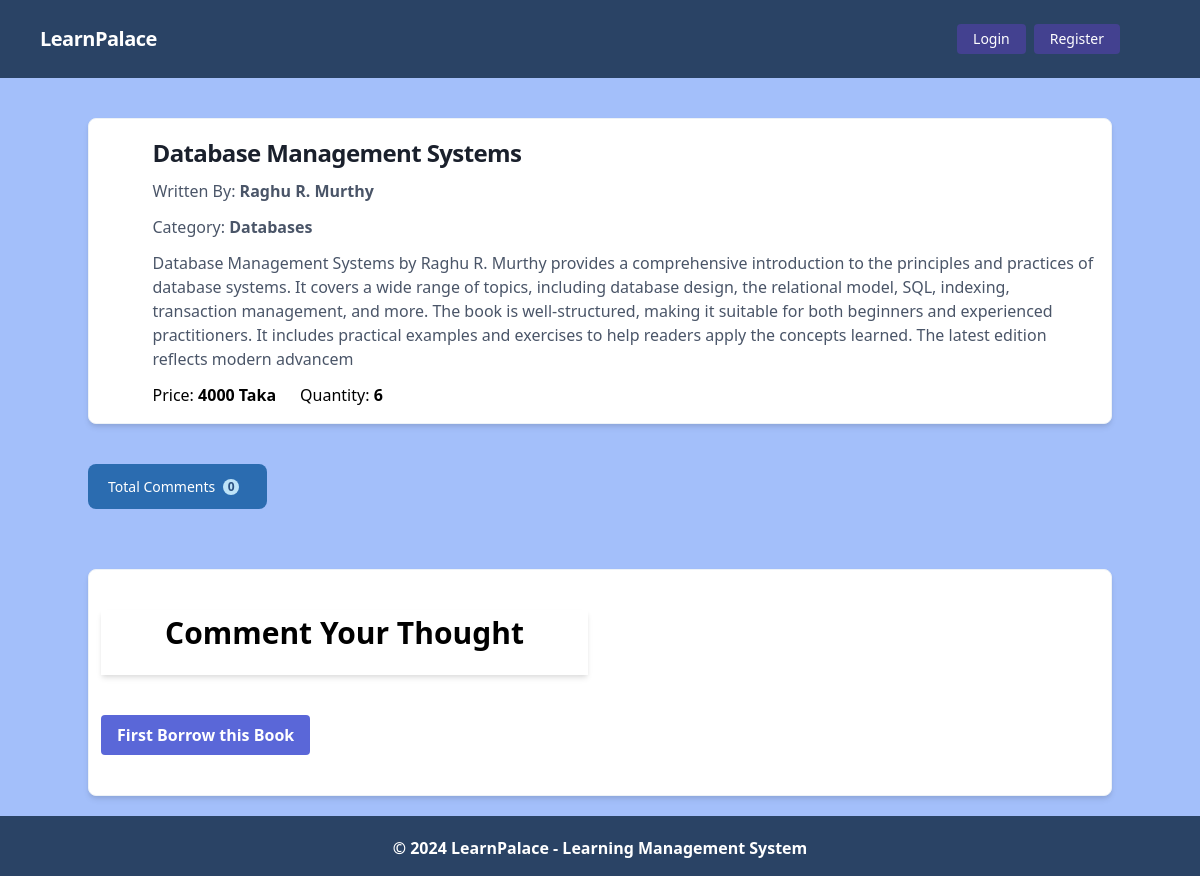
/books/bookDetails/8/, run on an earlier commit of the app's database.
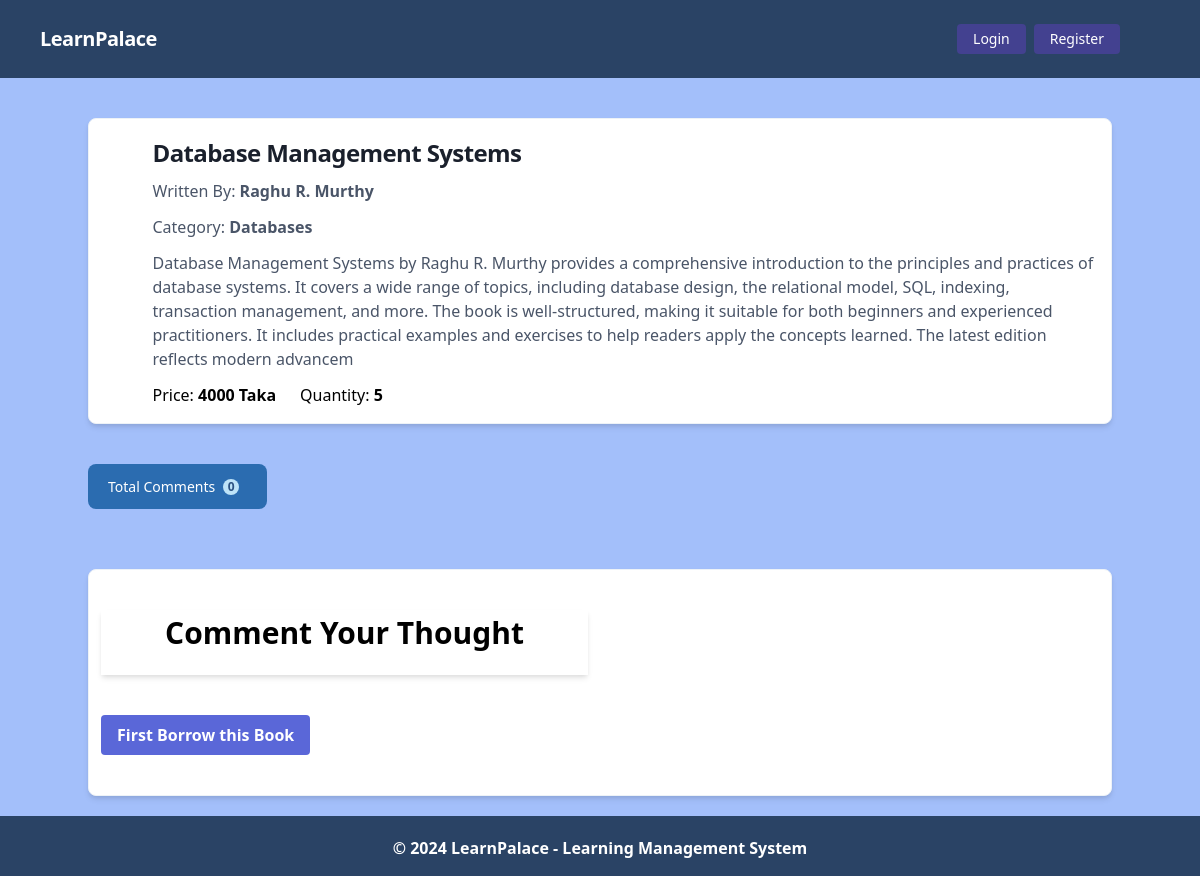
And on a later commit of the database.
### books/models.py (models this page shows, shortened)
class BookModel(models.Model):
    book_name = models.CharField(max_length=100)
    author_name = models.CharField(max_length=100, blank=True, null=True)
    description = models.CharField(max_length=500)
    quantity = models.IntegerField()
    price = models.IntegerField()
    category = models.ForeignKey(BookCategoryModel, on_delete=models.CASCADE)
    book_img = models.ImageField(upload_to='book/media/uploads/')

class BookCategoryModel(models.Model):
    name = models.CharField(max_length=50)
    slug = models.SlugField(max_length=100, unique=True)
    def __str__(self):
        return self.name

### books/views.py (the view, shortened to what this page needs)
# urls.py: path('bookDetails/<int:id>/', views.bookDetailsView.as_view(), name='bookDetails'),
class bookDetailsView(DetailView):
    model = models.BookModel
    template_name = 'books/books_details.html'
    pk_url_kwarg = 'id'
    def get_context_data(self, **kwargs):
        context = super().get_context_data(**kwargs)
        book = self.object
        comments = book.comments.all()
        comment_form = forms.CommentsForm()
        for field in comment_form.fields.values():
            field.widget.attrs.update({
                'class': (
                    'appearance-none block w-full bg-gray-200 '
                    'text-gray-700 border border-gray-200 rounded '
                    'py-3 px-4 leading-tight focus:outline-none '
                    'focus:bg-white focus:border-gray-500'
                )
            })
        context['book'] = book
        context['comments'] = comments
        context['comment_form'] = comment_form
        if self.request.user.is_authenticated:
            context['is_borrowed'] = models.BookBorrowModel.objects.filter(borrowed_by=self.request.user, book_name=book).exists()
        else:
            context['is_borrowed'] = False
        return context

### books/templates/books/books_details.html (shortened to what this page needs)
{% extends 'base.html' %}
{% load static %}
{% block content %}
<div class="flex shadow-md  mt-10 flex-col items-center bg-white border border-gray-200 rounded-lg shadow md:flex-row   hover:bg-gray-100 dark:border-gray-700 dark:bg-gray-800 dark:hover:bg-gray-700">
  <div class="flex flex-col justify-between p-4 leading-normal">
      <h5 class="mb-2 text-2xl font-bold tracking-tight text-gray-900 dark:text-white">{{ book.book_name }} </h5>
      <p class="mb-3 font-normal text-gray-700 dark:text-gray-400 ">Written By: <span class="font-bold">  {{ book.author_name }} </span></p>
      <p class="mb-3 font-normal text-gray-700 dark:text-gray-400 ">Category: <span class="font-bold">  {{ book.category }} </span></p>
      <p class="mb-3 font-normal text-gray-700 dark:text-gray-400"> {{ book.description }} </p>
      <div class="flex justify-between">
        <div class="flex gap-6">
          <p> <span> Price: </span> <span class="font-bold">  {{ book.price }} Taka </span> </p>
          <p> <span class=""> Quantity: </span> <span class="font-bold"> {{ book.quantity }} </span> </p>
        </div>
      </div>
  </div>
</div>
<div class=" mt-10 ">
  <button type="button" class="inline-flex items-center px-5 py-3 mb-5 text-sm font-medium text-center text-white bg-blue-700 rounded-lg hover:bg-blue-800 focus:ring-4 focus:outline-none focus:ring-blue-300 dark:bg-blue-600 dark:hover:bg-blue-700 dark:focus:ring-blue-800">
    Total Comments
    <span class="inline-flex items-center mx-2 justify-center w-4 h-4 ms-2 text-xs font-semibold text-blue-800 bg-blue-200 rounded-full">
      {{ comments | length }}
    </span>
  </button>
</div>
<div class="flex shadow-md  mt-10 flex-col items-start bg-white border border-gray-200 rounded-lg shadow md:flex-row   hover:bg-gray-100 dark:border-gray-700 dark:bg-gray-800 dark:hover:bg-gray-700">
  <div class="w-full md:h-auto md:w-1/2 " >
    <div class="bg-white px-3 py-4 rounded-xl my-6">
        <h1 class="font-bold text-3xl text-center pb-5 shadow-md">Comment Your Thought</h1>
        <div class="w-full mt-10">
          {% if is_borrowed %}
            <form method="post" class="bg-white shadow-md rounded px-8 pt-6 pb-8 mb-4">
                {% csrf_token %} {% for hidden_field in form.hidden_fields %} {{ hidden_field.errors }} {{ hidden_field }} {% endfor %}
                <div class="flex flex-wrap -mx-3 mb-6">
                    <div class="w-full md:w-2/2 px-3 mb-6 md:mb-0">
                        <label class="block uppercase tracking-wide text-gray-700 text-xs font-bold mb-2" for="{{ comment_form.comment.id_for_label }}">
                            {{ comment_form.comment.label }}
                        </label> {{ comment_form.comment }} {% if comment_form.comment.errors %} {% for error in comment_form.comment.errors %}
                        <p class="text-red-600 text-sm italic pb-2">{{ error }}</p>
                        {% endfor %} {% endif %}
                    </div>
                    <div class="w-full md:w-2/2 px-3 mt-3 mb-6 md:mb-0">
                        <label class="block uppercase tracking-wide text-gray-700 text-xs font-bold mb-2" for="{{ comment_form.book_rating.id_for_label }}">
                            {{ comment_form.book_rating.label }}
                        </label> {{ comment_form.book_rating }} {% if comment_form.book_rating.errors %} {% for error in comment_form.book_rating.errors %}
                        <p class="text-red-600 text-sm italic pb-2">{{ error }}</p>
                        {% endfor %} {% endif %}
                    </div>
                </div>
                <div class="flex items-center justify-between">
                    <button class="hover:bg-blue-900 bg-indigo-600 text-white font-bold py-2 px-4 rounded focus:outline-none focus:shadow-outline" type="submit">
                        Add Comment
                    </button>
                </div>
            </form>
            {% else %}
            <button disabled class=" disabled hover:bg-blue-900 bg-indigo-600 text-white font-bold py-2 px-4 rounded focus:outline-none focus:shadow-outline" >
              First Borrow this Book
            </button>
            {% endif %}
        </div>
    </div>
  </div>
  <div class=" md:w-1/2 flex flex-wrap justify-between gap-2 p-4 leading-normal">
  </div>
</div>
{% endblock %}

### core/templates/base.html (shortened to what this page needs)
{% load static %}
<!DOCTYPE html>
<html lang="en">
    <head>
        <link href="https://unpkg.com/tailwindcss@^1.0/dist/tailwind.min.css" rel="stylesheet">
    </head>
    <body class="bg-indigo-300">
        {% include 'navbar.html' %}
        {% block body %}
            <div class="lg:container lg:mx-auto" id="main">
                {% block content %}
                {% endblock %}
            </div>
            {% include 'footer.html' %}
        {% endblock %}
    </body>
</html>

### core/templates/navbar.html (shortened to what this page needs)
<nav class="flex bg-blue-900 items-center justify-between flex-wrap bg-white p-6 px-10">
    <div class="flex items-center flex-shrink-0 text-white mr-6">
        <span class="font-semibold text-xl tracking-tight text-white"><a href="/">LearnPalace</a></span>
    </div>
    <div class="w-full block flex-grow lg:flex lg:items-center lg:w-auto px-10">
        {% if request.user.is_authenticated %}
            <div class="text-md lg:flex-grow">
                {% if request.user.is_superuser %}
                    <a href=" {% url 'addBookCategory' %} " class="block font-bold mt-4 lg:inline-block lg:mt-0 text-indigo-300 hover:text-purple-600 hover:font-black-900 mr-4"> Add Category </a>
                    <a href=" {% url 'addBookDetails' %} " class="block font-bold mt-4 lg:inline-block lg:mt-0 text-indigo-300 hover:text-purple-600 hover:font-black-900 mr-4"> Add Book </a>
                {% else %}
                <a href=" {% url 'borrowreport' %} " class="block font-bold mt-4 lg:inline-block lg:mt-0 text-indigo-300 hover:text-purple-600 hover:font-black-900 mr-4"> Borrow History </a>
                <a href=" {% url 'deposit_money' %} " class="block font-bold mt-4 lg:inline-block lg:mt-0 text-indigo-300 hover:text-purple-600 hover:font-black-900 mr-4"> Deposit </a>
                <a href=" {% url 'transaction_report' %} " class="block font-bold mt-4 lg:inline-block lg:mt-0 text-indigo-300 hover:text-purple-600 hover:font-black-900 mr-4"> Deposits History </a>
                {% endif %}
            </div>
            <div class="flex w-auto">
                <div class="text-indigo-300 my-auto font-black px-5">Welcome, {{request.user}}  - {{ request.user.account.balance }} </div>
                <a href=" {% url 'profile' %} " class="mx-2 inline-block font-medium text-sm px-4 py-2 leading-none bg-indigo-800 rounded text-white border-white hover:border-transparent hover:text-dark hover:bg-indigo-300 mt-4 lg:mt-0">Profile</a>
                <a href=" {% url 'change_password' %} " class="mx-2 inline-block font-medium text-sm px-4 py-2 leading-none bg-indigo-800 rounded text-white border-white hover:border-transparent hover:text-dark hover:bg-indigo-300 mt-4 lg:mt-0">Change Password</a>
                <form method="post" action="{% url 'logout' %}">
                    {% csrf_token %}
                    <button type="submit" class="mx-2 inline-block font-medium text-sm px-4 py-2 leading-none bg-indigo-800 rounded text-white border-white hover:border-transparent hover:text-dark  hover:bg-indigo-300 mt-4 lg:mt-0">Logout</button>
                </form>
            </div>
        {% else %}
            <div>
                <a href="{% url 'login' %}" class="mr-2 inline-block font-medium text-sm px-4 py-2 leading-none bg-indigo-800 rounded text-white border-white hover:border-transparent  hover:bg-indigo-800 mt-4 lg:mt-0">Login</a>
            </div>
            <div>
                <a href=" {% url 'register' %} " class="inline-block font-medium text-sm px-4 py-2 leading-none bg-indigo-800 rounded text-white border-white hover:border-transparent   hover:bg-indigo-800 mt-4 lg:mt-0">Register</a>
            </div>
        {% endif %}
    </div>
</nav>

### core/templates/footer.html
<div class="w-full h-20"></div>
<footer class="footer bg-blue-900 text-white relative mt-10">
    <div class="container mx-auto px-6">
        <div class="mt-5 flex flex-col items-center">
            <div class="sm:w-2/3 text-center py-0 pb-2">
                <p class="text-md text-white font-bold mb-2">
                    © {% now "Y" %} LearnPalace - Learning Management System
                </p>
            </div>
        </div>
    </div>
</footer>

### core/templates/base.html (style rules this page uses)
footer { position: fixed !important; bottom: 0 !important; width: 100%; }

What changed in the data, as far as the page shows it:
changed BookModel "Database Management Systems": quantity "6" → "5"
